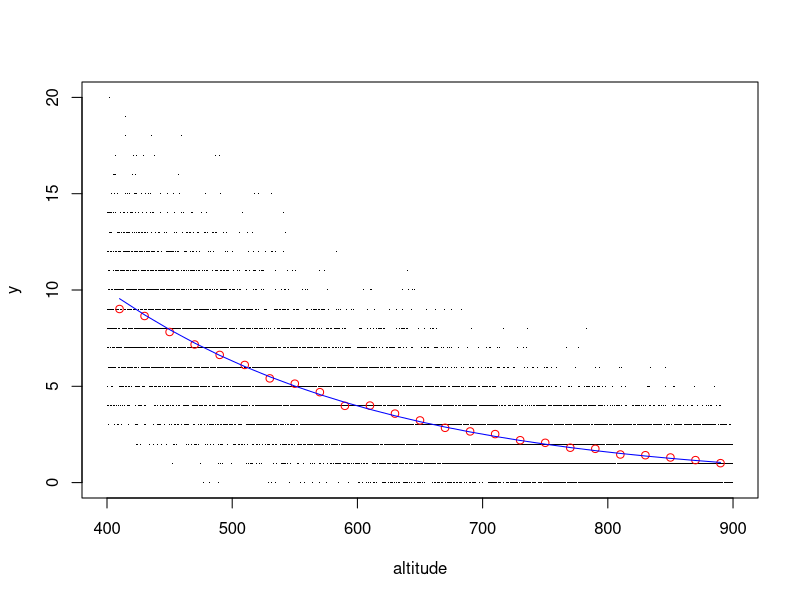
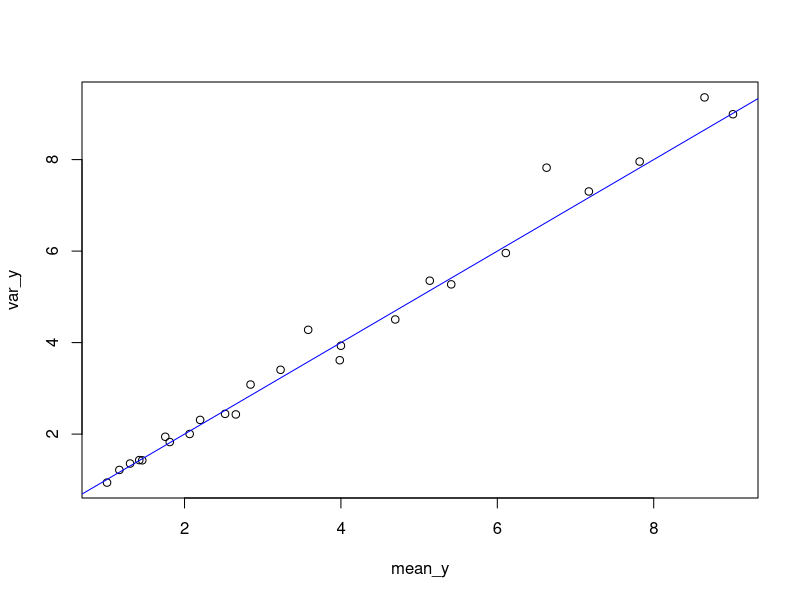
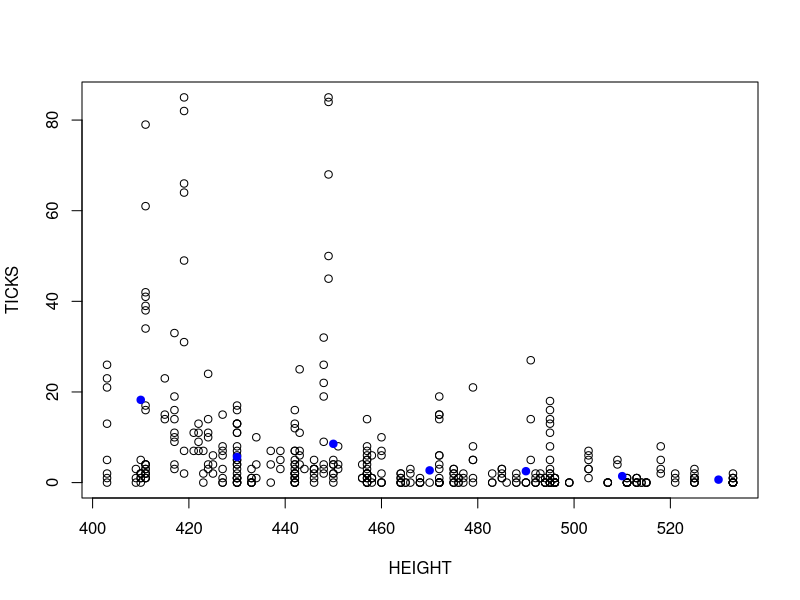
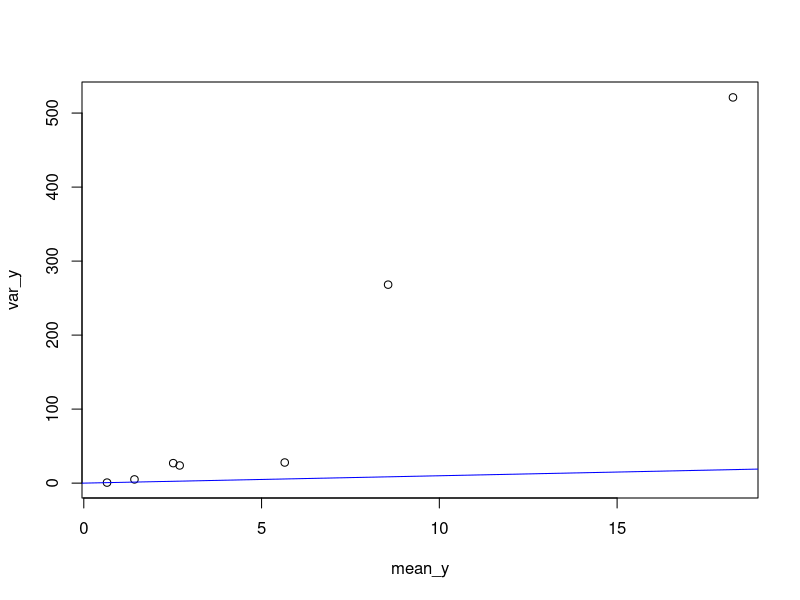

R code for these plots, in order:
## ---- chunk 1
knitr::opts_chunk$set(echo = TRUE)
## ---- chunk 2
set.seed(11)
rpois(n = 10, lambda = 5)
## ---- chunk 3
rpois(n = 10, lambda = 0:9)
## ---- chunk 4
n = 10000
altitude = runif(n, 400, 900)
beta_1 = (log(1) - log(10))/500
beta_0 = log(10) - 400*beta_1
log.lambda = beta_0 + beta_1*altitude
lambda = exp(log.lambda) # = exp(beta_0)*exp(beta_1 * altitude)
y = rpois(n, lambda)
## ---- chunk 5
plot(y ~ altitude, pch=".")
alt = seq(410, 890, 20)
mean_y = rep(NA, length(alt))
var_y = rep(NA, length(alt))
for(i in 1:length(alt)){
  mean_y[i] = mean(y[altitude > alt[i]-10 & altitude < alt[i]+10]) 
  var_y[i] = var(y[altitude > alt[i]-10 & altitude < alt[i]+10]) 
}
points(alt, mean_y, col="red")
lines(alt, exp(beta_0 + beta_1*alt), col="blue")
## ---- chunk 6
plot(mean_y, var_y)
abline(0,1, col="blue")
## ---- chunk 7
fit = glm(y ~ altitude, family = poisson(link = "log"))
summary(fit)
confint(fit)
beta_0
beta_1
## ---- chunk 8
# From the data
mean(y)
var(y)

# From a fitted model
fit_0 = glm(y ~ 1, family = poisson(link = "log"))
exp(coef(fit_0))
var(residuals(fit_0, type = "response")) # There are many types of residuals in GLMs; type = "response" is what we have used before 
## ---- chunk 9
se = sd(y)/sqrt(n)
## ---- chunk 10
mean(y) + c(-1.96, 1.96)*se
## ---- chunk 11
exp(confint(fit_0))
## ---- chunk 12
summary(fit_0)
## ---- chunk 13
library(lme4)
data(grouseticks)
?grouseticks
## ---- chunk 14
summary(grouseticks)
## ---- chunk 15
grouseticks$cALTITUDE = grouseticks$HEIGHT - mean(grouseticks$HEIGHT)
## ---- chunk 16
plot(TICKS ~ HEIGHT, data = grouseticks)

alt = seq(410, 530, 20)
mean_y = rep(NA, length(alt))
var_y = rep(NA, length(alt))
for(i in 1:length(alt)){
  sub = grouseticks$HEIGHT > alt[i]-10 & grouseticks$HEIGHT< alt[i]+10
  mean_y[i] = mean(grouseticks$TICKS[sub]) 
  var_y[i] = var(grouseticks$TICKS[sub]) 
}
points(alt, mean_y, col="blue", pch=19)
## ---- chunk 17
plot(mean_y, var_y)
abline(0,1, col="blue")
## ---- chunk 18
fit_yr_alt_int = glm(TICKS ~ YEAR*cALTITUDE, data = grouseticks, family = poisson)
summary(fit_yr_alt_int)
## ---- chunk 19
fit_yr_alt_int_quasi = glm(TICKS ~ YEAR*cALTITUDE, data = grouseticks, family = quasipoisson)
summary(fit_yr_alt_int_quasi)
